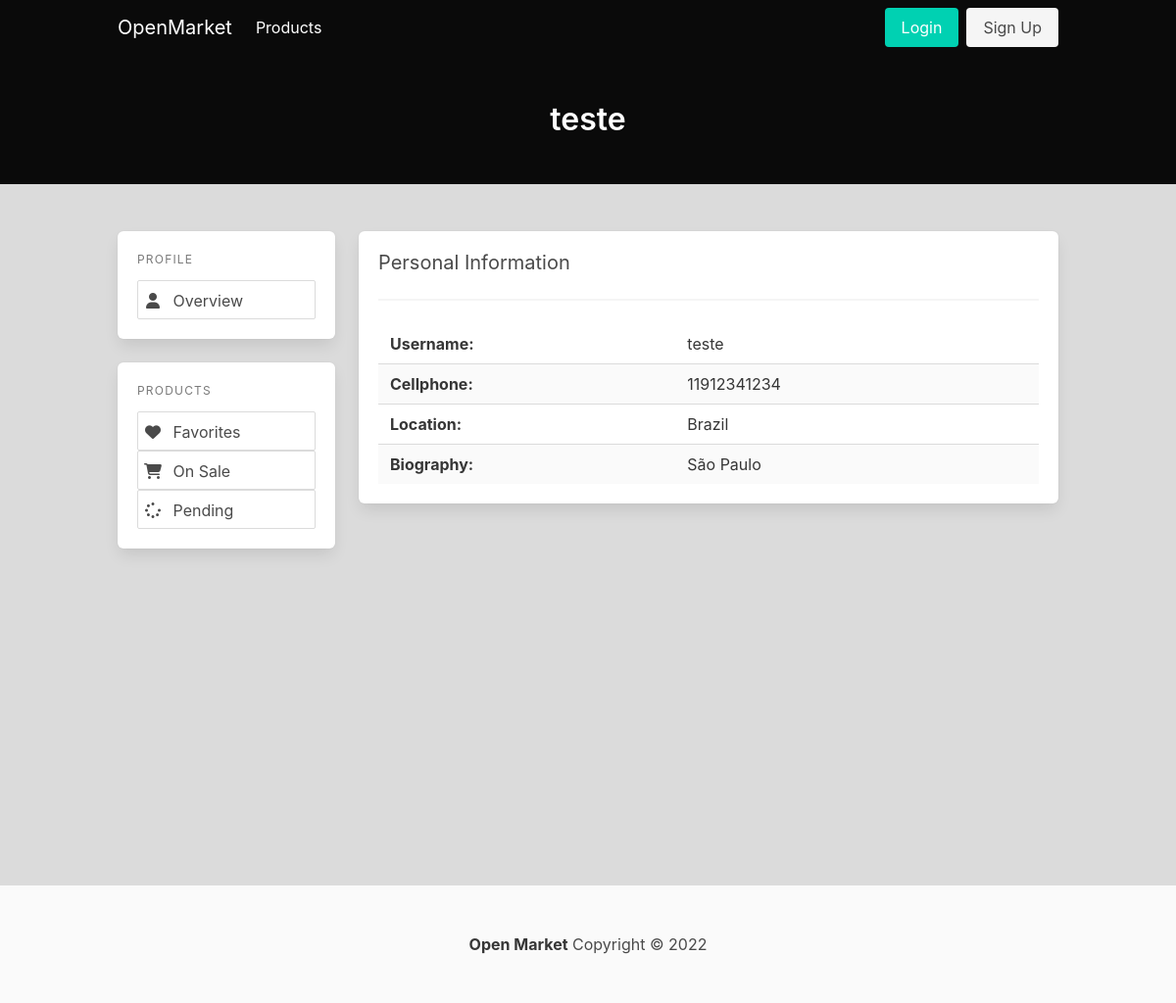
/user/2, run on the app's committed database.
### openmarket/models.py (models this page shows, shortened)
class Base(BaseModel):
    __abstract__ = True
    created = db.Column(db.DateTime, nullable=False, server_default=db.func.now())
    modified = db.Column(
        db.DateTime, nullable=False, server_default=db.func.now(), onupdate=db.func.now()
    )

class User(Base, UserMixin):
    id = db.Column(db.Integer, primary_key=True)
    username = db.Column(db.String(25), unique=True, nullable=False)
    display_name = db.Column(db.String(120), unique=False, nullable=False)
    email = db.Column(db.String(100), unique=True, nullable=False)
    bio = db.Column(db.String, nullable=True)
    password = db.Column(db.String(60), nullable=False)
    is_admin = db.Column(db.Boolean, default=False, nullable=False)
    phone = db.Column(db.String, nullable=False)
    gender = db.Column(db.String, nullable=True, default=None)
    birthday = db.Column(db.Date, nullable=True)
    location = db.Column(db.String, nullable=True)
    products = db.relationship("Product", back_populates="seller")
    favorites = db.relationship("Favorites")

### openmarket/routes.py (the view)
@app.route("/user/<int:id>")
def profile(id):
    user = db.session.execute(db.select(User).where(User.id == id)).scalar()
    if current_user.is_authenticated and current_user.is_admin:
        return render_template("user/profile/profile.html", user=user)
    if user and not user.is_admin:
        return render_template("user/profile/profile.html", user=user)
    abort(404)

### openmarket/templates/user/profile/profile.html
{% extends 'user/profile/base_profile.html' %}
{% block page_content %}
  <div class="box">
    <p class="subtitle">Personal Information</p>
    <hr>
    <table class="table is-striped is-hoverable" id="profile-info">
      <tbody>
        <tr>
          <th>Username:</th>
          <td>{{ user.username }}</td>
        </tr>
        <tr>
          <th>Cellphone:</th>
          <td>{{ user.phone }}</td>
        </tr>
        <tr>
          <th>Location:</th>
          <td>{{ user.location or "N/A" }}</td>
        </tr>
        <tr>
          <th>Biography:</th>
          <td>{{ user.bio or "N/A" }}</td>
        </tr>
      </tbody>
    </table>
  </div>
{% endblock page_content %}

### openmarket/templates/user/profile/base_profile.html (shortened to what this page needs)
{% extends "base.html" %}
{% from '_utils.html' import render_icon_link %}
{% block content %}
  <section class="hero is-black">
    <div class="hero-body">
      <div class="container has-text-centered">
        <p class="title">{{ user.display_name }}</p>
      </div>
    </div>
  </section>
  <section class="section">
    <div class="container">
      <div class="columns">
        <div class="column is-3">
          <aside class="menu">
            <div class="menu-section box">
              <p class="menu-label">Profile</p>
              <ul class="menu-list">
                <li>{{ render_icon_link("fa-user", "Overview", target=url_for('profile', id=user.id)) }}</li>
              </ul>
            </div>
            <div class="menu-section box">
              <p class="menu-label">Products</p>
              <ul class="menu-list">
                <li>
                  <a href="{{ url_for('user_favorites', id=user.id) }}"
                     class="button has-text-left">
                    <span class="icon is-small">
                      <i class="fas fa-heart"></i>
                    </span>
                    <span>Favorites</span>
                  </a>
                </li>
                <li>
                  <a href="{{ url_for('profile_products', id=user.id) }}"
                     class="button has-text-left">
                    <span class="icon is-small"><i class="fas fa-cart-shopping"></i></span>
                    <span class="">On Sale</span>
                  </a>
                </li>
                <li>
                  <a href="{{ url_for('profile_pending', id=user.id) }}"
                     class="button has-text-left">
                    <span class="icon is-small"><i class="fas fa-spinner"></i></span>
                    <span class="">Pending</span>
                  </a>
                </li>
              </ul>
            </div>
          </aside>
        </div>
        <div class="column is-9">
          {% block page_content %}
          {% endblock page_content %}
        </div>
      </div>
    </div>
  </section>
{% endblock content %}

### openmarket/static/css/style.css (style rules this page uses)
html, body, main { background: hsl(0, 0%, 86%); width: 100%; height: 100vh; }
#profile-info { width: 100%; }
#profile-info th { width: 45%; }
#profile-info td { width: 55%; }

### data on the page
User: display_name "teste", username "teste", phone "11912341234", location "Brazil", bio "São Paulo"

### other printed values
{{ text }} "Overview"
